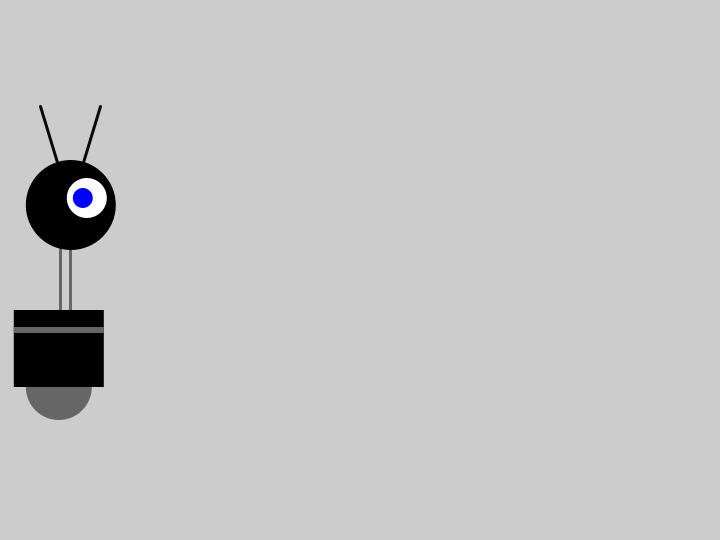
Frame 1 (no input)
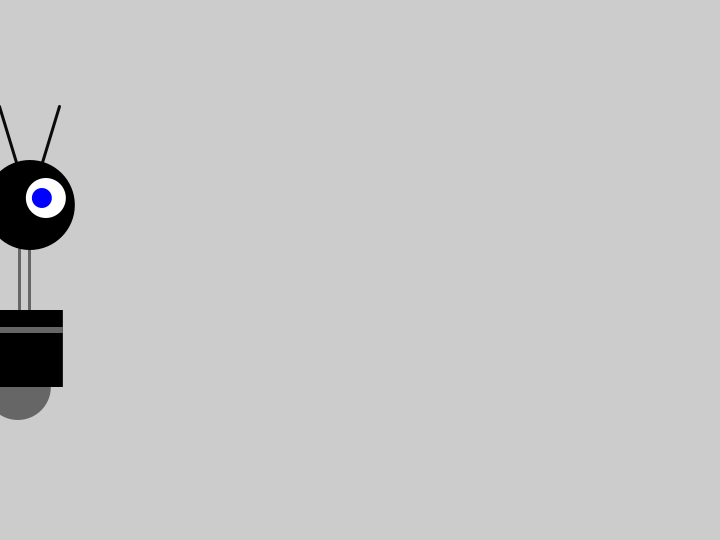
Frame 60 (the mouse pressed at the canvas centre just before this capture)
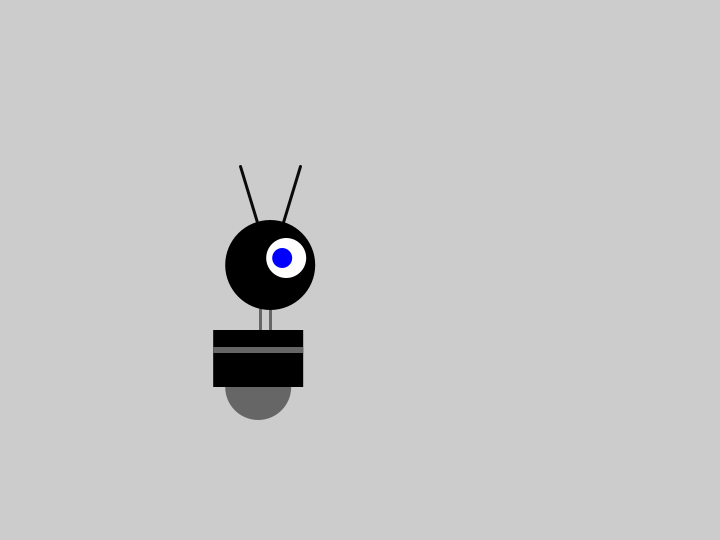
Frame 120 (the mouse held since frame 60 and released just before this capture)

The Processing sketch that drew these frames (run headless with seeded random() and noise(); from frame 60 on, the mouse is pressed at the canvas centre):

// Processing sketch: processing_56869
// ── processing_56869.pde

float x = 60;            // x-coordinate 
float y = 420;           // y-coordinate 
int bodyHeight = 110;  // Body Height 
int neckHeight = 60;  // Neck Height 
int radius = 45;       // Head Radius 
float ny = y - bodyHeight - neckHeight - radius;  // Neck Y 
 float easing = 0.02;
 
void setup() {
  size(720, 540);
  smooth();
  strokeWeight(3);

   
    ellipseMode(RADIUS);
}
void draw() {
  int targetX = mouseX;
  x += (targetX - x) * easing;
     
  if (mousePressed) {
    neckHeight = 20;
    bodyHeight = 90;
  } else {
    neckHeight = 60;
    bodyHeight = 110;
  }
   
  float ny = y - bodyHeight - neckHeight - radius;
   
background(204);
 

// Neck 
stroke(102); 
line(x+2, y-bodyHeight, x+2, ny); 
line(x+12, y-bodyHeight, x+12, ny); 
 
// Antennae 
stroke(10); //thick
line(x+12, ny, x-18, ny-99); 
line(x+12, ny, x+42, ny-99); 

// Body 
noStroke(); 
fill(102); 
ellipse(x, y-33, 33, 33); 
fill(0); 
rect(x-45, y-bodyHeight, 90, bodyHeight-33); 
fill(102); 
rect(x-45, y-bodyHeight+17, 90, 6); 

// Head 
fill(0);                           //set fill to black
ellipse(x+12, ny, radius, radius); //head
fill(255);                         //set fill to white
ellipse(x+28, ny-7, 20, 20); //large white eye
fill(0, 0, 255);             //set fill to blue
ellipse(x+24, ny-7, 10, 10); //pupil
}
